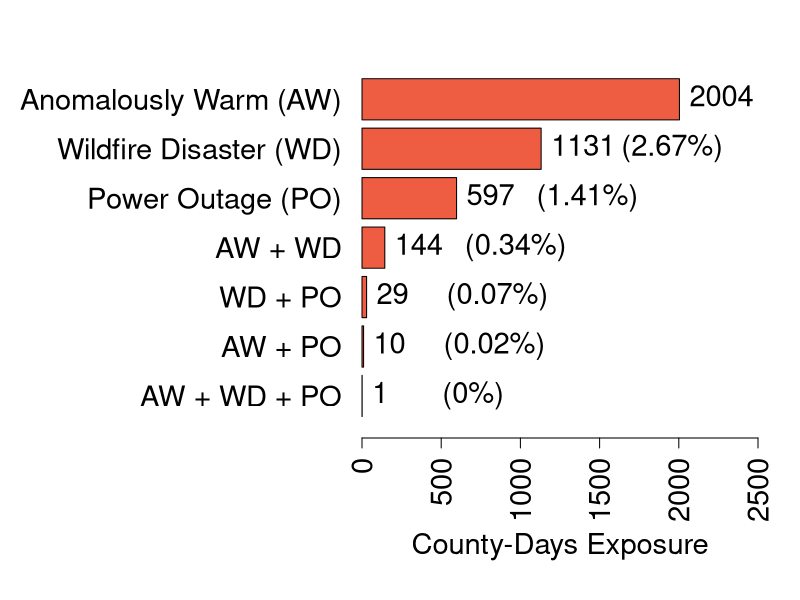

Write R code to recreate this figure. (Note: this script raises an error after producing the figure.)
#Co-occurring climate events analysis for CA, 2018-2019
#Author: Brittany Shea
#Date: 08-16-2024

#------------------------- 
#load libraries

library(tidyverse)
library(knitr)
library(dplyr)
library(patchwork)
library(ggplot2)
library(viridis)

#-------------------------
#read files

aw = read.csv("output/aw2join.csv")
po = read.csv("output/po2join.csv")
wd = read.csv("output/wd2join.csv")
svi = read.csv("data/svi.csv")

#-------------------------
#list of only duplicate wildfires: counties that had more than 1 wildfire on the same day

wd_dups = read.csv("output/duplicates_wd.csv")

#list of wildfires including duplicates

wd_with_dups = read.csv("output/dup_exp_ca_wd_2018_2019.csv")

#-------------------------
#merge files

aw_po_merge = merge(aw, po, all = TRUE)

aw_po_wd_merge = merge(aw_po_merge, wd, all = TRUE)

aw_po_wd_merge = aw_po_wd_merge %>% 
  dplyr::select(fipdate, exposed_aw, exposed_po, exposed_wd)

aw_po_wd_merge[is.na(aw_po_wd_merge)] <- 0

#-------------------------
#find numbers to make barplot

wd_num <- aw_po_wd_merge %>% 
  filter(exposed_wd == 1) %>% 
  nrow()
po_num <- aw_po_wd_merge %>% 
  filter(exposed_po == 1) %>% 
  nrow()
aw_num <- aw_po_wd_merge %>% 
  filter(exposed_aw == 1) %>% 
  nrow()
wd_po_num <- aw_po_wd_merge %>% 
  filter(exposed_po == 1 & exposed_wd == 1) %>% 
  nrow()
wd_aw_num <- aw_po_wd_merge %>% 
  filter(exposed_aw == 1 & exposed_wd == 1) %>% 
  nrow()
po_aw_num <- aw_po_wd_merge %>% 
  filter(exposed_po == 1 & exposed_aw == 1) %>% 
  nrow()
po_aw_wd_num <- aw_po_wd_merge %>% 
  filter(exposed_po == 1 & exposed_aw == 1 & exposed_wd == 1) %>% 
  nrow()

po_aw_wd_barplot <- c(po_aw_wd_num, po_aw_num, wd_po_num, wd_aw_num, po_num, wd_num, aw_num)

#-------------------------
#create the barplot and save the bar numbers

#increase the size of the margins

par(mar = c(8, 18, 4, 2) + 0.1)

countydays_barplot <- barplot(po_aw_wd_barplot, 
                              names.arg = c("AW + WD + PO", "AW + PO", "WD + PO", "AW + WD", "Power Outage (PO)", "Wildfire Disaster (WD)", "Anomalously Warm (AW)"),
                              las = 2,
                              col = "tomato2",
                              horiz = TRUE,
                              xlim = c(0, 2500),
                              ylim = c(0, length(po_aw_wd_barplot) + 1),  
                              cex.names = 1.75,
                              cex.axis = 1.75,
                              cex.lab = 1.75)

#add numbers to the end of the bars with increased size

text(x = po_aw_wd_barplot, y = countydays_barplot, labels = po_aw_wd_barplot, pos = 4, cex = 1.75) 

#calculate % of total county-days of each event type; total county-days in period = 42,340

aw <- round((aw_num / 42340 * 100), 2)
wd <- round((wd_num / 42340 * 100), 2)
po <- round((po_num / 42340 * 100), 2)
aw_wd <- round((wd_aw_num / 42340 * 100), 2)
po_wd <- round((wd_po_num / 42340 * 100), 2)
po_aw <- round((po_aw_num / 42340 * 100), 2)
po_aw_wd <- round((po_aw_wd_num / 42340 * 100), 2)

percent_countydays <- c(po_aw_wd, po_aw, po_wd, aw_wd, po, wd, aw)
labels <- paste0("(", percent_countydays, "%)")

#add the labels with increased size

text(x = po_aw_wd_barplot, y = countydays_barplot, labels = labels, pos = 4, offset = 4, cex = 1.75)

mtext("County-Days Exposure", side = 1, line = 5, cex = 1.75) 

#-------------------------
#create date and fips column from fipdate

aw_po_wd_merge$date <- substring(aw_po_wd_merge$fipdate, 5) #sub-string starting from the 5th element of the string
aw_po_wd_merge$fips <- substring(aw_po_wd_merge$fipdate, 0, 4) #sub-string starting from the 0 to the 4th element of the string

#write merged file

write_csv(aw_po_wd_merge, file = "output/countyday_aw_po_wd.csv")
aw_po_wd_merge = read.csv("output/countyday_aw_po_wd.csv")

#-------------------------
#aggregate to find number of po aw wd days each fips has experienced

aw_days = aggregate(aw_po_wd_merge$exposed_aw, by = list(fips = aw_po_wd_merge$fips), FUN = sum)
colnames(aw_days)[2] = "aw_days"

po_days = aggregate(aw_po_wd_merge$exposed_po, by = list(fips = aw_po_wd_merge$fips), FUN = sum)
colnames(po_days)[2] = "po_days"

wd_days = aggregate(aw_po_wd_merge$exposed_wd, by = list(fips = aw_po_wd_merge$fips), FUN = sum)
colnames(wd_days)[2] = "wd_days"

days_single_events = merge(aw_days,wd_days, by = "fips", all = TRUE)
days_single_events = merge(days_single_events, po_days, by = "fips", all = TRUE)

write.csv(days_single_events, "output/days_single_events.csv") 

#-------------------------
#select co-occurring events and extract unique fips

#WD & AW
wd_aw_comp <- aw_po_wd_merge %>% 
  filter(exposed_aw == 1 & exposed_wd == 1)
wd_aw_fips = as.matrix(unique(wd_aw_comp$fips))

wd_aw_comp_count = aggregate(wd_aw_comp$exposed_aw, by = list(fips = wd_aw_comp$fips), FUN = sum)
colnames(wd_aw_comp_count)[2] = "wd_aw"

#WD & PO
wd_po_comp <- aw_po_wd_merge %>% 
  filter(exposed_po == 1 & exposed_wd == 1)
wd_po_fips = as.matrix(unique(wd_po_comp$fips))

wd_po_comp_count = aggregate(wd_po_comp$exposed_po, by = list(fips = wd_po_comp$fips), FUN = sum)
colnames(wd_po_comp_count)[2] = "wd_po"

#PO & AW 
po_aw_comp <- aw_po_wd_merge %>% 
  filter(exposed_po == 1 & exposed_aw == 1)
po_aw_fips = as.matrix(unique(po_aw_comp$fips))

po_aw_comp_count = aggregate(po_aw_comp$exposed_po, by = list(fips = po_aw_comp$fips), FUN = sum)
colnames(po_aw_comp_count)[2] = "po_aw"

#WD & AW & PO 
wd_aw_po_comp <- aw_po_wd_merge %>% 
  filter(exposed_wd == 1 & exposed_aw == 1 & exposed_po == 1)
wd_aw_po_fips = as.matrix(unique(wd_aw_po_comp$fips))

wd_aw_po_comp_count = aggregate(wd_aw_po_comp$exposed_aw, by = list(fips = wd_aw_po_comp$fips), FUN = sum)
colnames(wd_aw_po_comp_count)[2] = "wd_aw_po"

#-------------------------
#merge dfs with co-occurring events & unique events per fips ("wd_aw_comp_count", "wd_po_comp_count", & "po_aw_comp_count")

comp_count_fips = merge(wd_aw_comp_count,wd_po_comp_count, by = "fips", all = TRUE)
comp_count_fips = merge(comp_count_fips,po_aw_comp_count, by = "fips", all = TRUE)
comp_count_fips = merge(comp_count_fips,wd_aw_po_comp_count, by = "fips", all = TRUE)

final_count_fips = merge(comp_count_fips,days_single_events, by = "fips", all = TRUE)
final_count_fips[is.na(final_count_fips)] <- 0

#-------------------------
#merge with svi & county names

final_count_fips = merge(final_count_fips,svi, by = "fips", all = TRUE)
final_count_fips[is.na(final_count_fips)] <- 0

write.csv(final_count_fips, "output/final_count_fips.csv") 

median(final_count_fips$svi)

sum(final_count_fips$wd_po)

#-------------------------
#create table of svi values and all event types

svi_table = final_count_fips %>% 
  select(name, svi, aw_days, wd_days, po_days, wd_aw, wd_po, po_aw, wd_aw_po) %>% 
  rename(aw_wd = wd_aw) %>%
  rename(aw_po = po_aw) %>%
  rename(aw_wd_po = wd_aw_po) %>%
  rename(county_name = name) %>% 
  arrange(desc(svi))

write.csv(svi_table, "output/svi_events_table.csv") 

#-------------------------
#look at distribution of co-occurring climate events (by count of different types of co-occurring events and total count of co-occurring events)

#count total co-occurring events per row

distribution_comp <- svi_table %>%
  mutate(total_events = rowSums(select(., aw_wd:aw_wd_po), na.rm = TRUE))

#count number of types of co-occurring events per row

distribution_comp <- distribution_comp %>%
  mutate(types_of_events = rowSums(select(., aw_wd:aw_wd_po) != 0, na.rm = TRUE))

#order rows based on total co-occurring events and number of types of co-occurring events

distribution_comp <- distribution_comp %>%
  arrange(desc(total_events), desc(types_of_events))

#-------------------------
#calculate the 3rd quartile of the SVI scores

third_quantile_svi <- quantile(final_count_fips$svi, 0.75)

#find the rows that are in the 3rd quartile

top_quarter_svi <- final_count_fips[final_count_fips$svi > third_quantile_svi, ]

#print the data in the 3rd quartile

print(top_quarter_svi)

#find the total number of co-occurring days in top quarter

sum(top_quarter_svi$aw_days)

#calculate the bottom quartile of the SVI scores

first_quartile_svi <- quantile(final_count_fips$svi, 0.25)

#find the rows that are in the 1st quartile

bottom_quarter_svi <- final_count_fips[final_count_fips$svi < first_quartile_svi, ]

#print the data in the 1st quartile

print(bottom_quarter_svi)

#find the total number of co-occurring days in bottom quarter

sum(bottom_quarter_svi$po_aw)

#-------------------------
#plots of events by svi

#WD & AW, SVI

#wd_aw != 0

comp_wd_aw = final_count_fips[final_count_fips$wd_aw != 0,]

#lollipop plot with best fit line

plot1 <- ggplot(comp_wd_aw, aes(x = svi, y = wd_aw)) + 
  geom_segment(aes(xend = svi, yend = 0)) +
  geom_point(size = 1.5) +
  geom_smooth(method = "lm", se = FALSE, linetype = "dashed", color = "black") +
  scale_color_viridis_c() +
  theme_minimal() + 
  labs(y = "Days", x = "SVI") +
  theme(axis.title.y = element_text(size = 23),
        axis.title.x = element_text(size = 23),
        axis.text = element_text(size = 16),
        title = element_text(size = 16)) + 
  ggtitle("(A) Co-occurring Anomalously Warm & Wildfire Disaster Days by CA County, 2018-2019 (n = 144 county-days)")

#WD & PO, SVI

#wd_po != 0

comp_wd_po = final_count_fips[final_count_fips$wd_po != 0,]

#lollipop plot with best fit line

plot2 <- ggplot(comp_wd_po, aes(x = svi, y = wd_po)) + 
  geom_segment(aes(xend = svi, yend = 0)) +
  geom_point(size = 1.5) +
  geom_smooth(method = "lm", se = FALSE, color = "black", linetype = "dashed") +
  scale_color_viridis_c() +
  theme(axis.text.x = element_blank()) + 
  theme_minimal() + 
  theme(axis.title.y = element_text(size = 23),
        axis.title.x = element_text(size = 23),
        axis.text = element_text(size = 16),
        title = element_text(size = 16)) + 
  labs(y = "Days", x = "SVI") +
  ggtitle("(B) Co-occurring Wildfire Disaster & Long Power Outage Days by CA County, 2018-2019 (n = 29 county-days)")

#PO & AW, SVI

#po_aw != 0

comp_po_aw = final_count_fips[final_count_fips$po_aw != 0,]

#lollipop plot with best fit line

plot3 <- ggplot(comp_po_aw, aes(x = svi, y = po_aw)) + 
  geom_segment(aes(xend = svi, yend = 0)) +
  geom_point(size = 1.5) +
  geom_smooth(method = "lm", se = FALSE, color = "black", linetype = "dashed") +
  scale_color_viridis_c() +
  theme_minimal() + 
  labs(y = "Days", x = "SVI") +
  theme(axis.title.y = element_text(size = 23),
        axis.title.x = element_text(size = 23),
        axis.text = element_text(size = 16),
        title = element_text(size = 16)) + 
  ggtitle("(C) Co-occurring Anomalously Warm & Long Power Outage Days by CA County, 2018-2019 (n = 10 county-days)")

#AW, SVI

# AW != 0

plot_aw_days = final_count_fips[final_count_fips$aw_days != 0,]

#lollipop plot with best fit line

plot4 <- ggplot(plot_aw_days, aes(x = svi, y = aw_days)) + 
  geom_segment(aes(xend = svi, yend = 0)) +
  geom_point(size = 1.5) +
  geom_smooth(method = "lm", se = FALSE, linetype = "dashed", color = "black") +
  scale_color_viridis_c() +
  theme_minimal() + 
  labs(y = "Days", x = "SVI") +
  theme(axis.title.y = element_text(size = 23),
        axis.title.x = element_text(size = 23),
        axis.text = element_text(size = 16),
        title = element_text(size = 16)) +
  ggtitle("(D) Anomalously Warm Days by CA County, 2018-2019 (n = 2004 county-days)")

#WD, SVI

#wd_days != 0

plot_wd_days = final_count_fips[final_count_fips$wd_days != 0,]

#lollipop plot with best fit line

plot5 <- ggplot(plot_wd_days, aes(x = svi, y = wd_days)) + 
  geom_segment(aes(xend = svi, yend = 0)) +
  geom_point(size = 1.5) +
  geom_smooth(method = "lm", se = FALSE, linetype = "dashed", color = "black") +
  scale_color_viridis_c() +
  theme_minimal() + 
  labs(y = "Days", x = "SVI") +
  theme(axis.title.y = element_text(size = 23),
        axis.title.x = element_text(size = 23),
        axis.text = element_text(size = 16),
        title = element_text(size = 16)) + 
  ggtitle("(E) Wildfire Disaster Days by CA County, 2018-2019 (n = 1131 county-days)")

#PO, SVI

#po != 0

plot_po_days = final_count_fips[final_count_fips$po_days != 0,]

#lollipop plot with best fit line

plot6 <- ggplot(plot_po_days, aes(x = svi, y = po_days)) + 
  geom_segment(aes(xend = svi, yend = 0)) +
  geom_point(size = 1.5) +
  geom_smooth(method = "lm", se = FALSE, linetype = "dashed", color = "black") +
  scale_color_viridis_c() +
  theme_minimal() + 
  labs(y = "Days", x = "SVI") +
  theme(axis.title.y = element_text(size = 23),
        axis.title.x = element_text(size = 23),
        axis.text = element_text(size = 16),
        title = element_text(size = 16)) +
  ggtitle("(F) Long Power Outage Days by CA County, 2018-2019 (n = 597 county-days)")

#-------------------------
#combine the co-occurring events into lollipop plots

combined_plot1 <- plot1 / plot_spacer() / plot2 / plot_spacer() / plot3 /
  plot_layout(heights = c(1, 0.01, 1, 0.05, 1))

#print the combined plot

print(combined_plot1)

#combine the co-occurring events into lollipop plots

combined_plot2 <- plot4 / plot_spacer() / plot5 / plot_spacer() / plot6 +
  plot_layout(heights = c(1, 0.01, 1, 0.05, 1))

#print the combined plot

print(combined_plot2)

#-------------------------
#spearman correlation SVI and event days 

comp_wd_aw %>% 
  summarise(spearman = cor(x = svi, y = wd_aw, method = c("spearman")))

comp_wd_po %>% 
  summarise(spearman = cor(x = svi, y = wd_po, method = c("spearman")))

comp_po_aw %>% 
  summarise(spearman = cor(x = svi, y = po_aw, method = c("spearman")))

plot_wd_days %>% 
  summarise(spearman = cor(x = svi, y = wd_days, method = c("spearman")))

plot_aw_days %>% 
  summarise(spearman = cor(x = svi, y = aw_days, method = c("spearman")))

plot_po_days %>% 
  summarise(spearman = cor(x = svi, y = po_days, method = c("spearman")))
